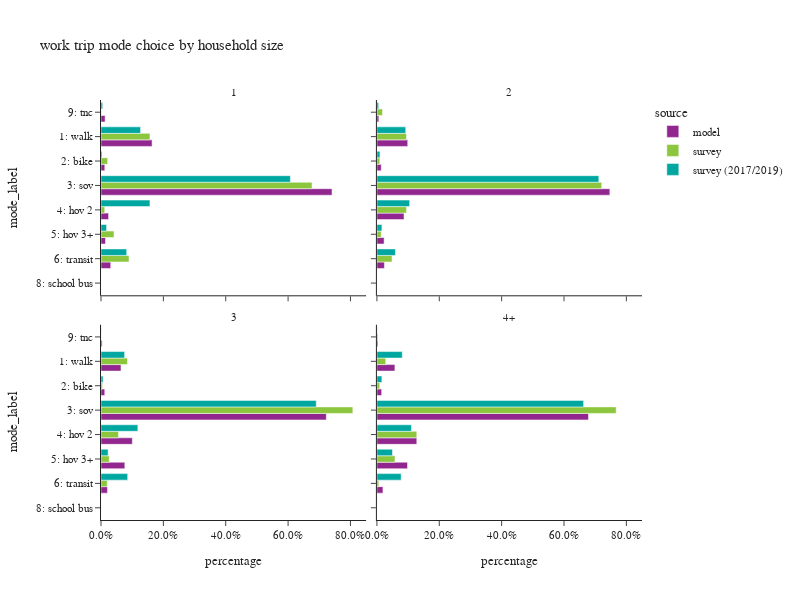

Notebook cell for this chart:
### Code cell
plot_mode_choice(wk_trip,"hhsize_4+",
                 {"hhsize_4+":["1","2","3","4+"],
                  "mode_label":["1: walk","2: bike","3: sov","4: hov 2","5: hov 3+","6: transit",
                                   "8: school bus","9: other–survey only"]},
                 "household size",2,600)

### Figure 1 — Plotly figure (JSON) as saved in the notebook; plotly's stock layout.template omitted (floating-point values rounded to 4 significant figures)
{"data": [{"alignmentgroup": "True", "customdata": [[43145], [3218], [195094], [6420], [3800], [8208], [3459]], "hovertemplate": "source=model<br>hhsize_4+=1<br>percentage=%{x}<br>mode_label=%{y}<br>sample count=%{customdata[0]}<extra></extra>", "legendgroup": "model", "marker": {"color": "#91268F", "pattern": {"shape": ""}}, "name": "model", "offsetgroup": "model", "orientation": "h", "showlegend": true, "textposition": "auto", "type": "bar", "x": [0.1638, 0.01222, 0.7408, 0.02438, 0.01443, 0.03117, 0.01313], "xaxis": "x3", "y": ["1: walk", "2: bike", "3: sov", "4: hov 2", "5: hov 3+", "6: transit", "9: tnc"], "yaxis": "y3"}, {"alignmentgroup": "True", "customdata": [[62865], [8829], [475127], [55292], [14711], [15277], [3944]], "hovertemplate": "source=model<br>hhsize_4+=2<br>percentage=%{x}<br>mode_label=%{y}<br>sample count=%{customdata[0]}<extra></extra>", "legendgroup": "model", "marker": {"color": "#91268F", "pattern": {"shape": ""}}, "name": "model", "offsetgroup": "model", "orientation": "h", "showlegend": false, "textposition": "auto", "type": "bar", "x": [0.09884, 0.01388, 0.747, 0.08693, 0.02313, 0.02402, 0.006201], "xaxis": "x4", "y": ["1: walk", "2: bike", "3: sov", "4: hov 2", "5: hov 3+", "6: transit", "9: tnc"], "yaxis": "y4"}, {"alignmentgroup": "True", "customdata": [[24970], [4688], [281477], [39169], [29778], [8057], [9], [1404]], "hovertemplate": "source=model<br>hhsize_4+=3<br>percentage=%{x}<br>mode_label=%{y}<br>sample count=%{customdata[0]}<extra></extra>", "legendgroup": "model", "marker": {"color": "#91268F", "pattern": {"shape": ""}}, "name": "model", "offsetgroup": "model", "orientation": "h", "showlegend": false, "textposition": "auto", "type": "bar", "x": [0.0641, 0.01203, 0.7226, 0.1005, 0.07644, 0.02068, 2.31e-05, 0.003604], "xaxis": "x", "y": ["1: walk", "2: bike", "3: sov", "4: hov 2", "5: hov 3+", "6: transit", "8: school bus", "9: tnc"], "yaxis": "y"}, {"alignmentgroup": "True", "customdata": [[43044], [11345], [506530], [95496], [73309], [14458], [21], [2393]], "hovertemplate": "source=model<br>hhsize_4+=4+<br>percentage=%{x}<br>mode_label=%{y}<br>sample count=%{customdata[0]}<extra></extra>", "legendgroup": "model", "marker": {"color": "#91268F", "pattern": {"shape": ""}}, "name": "model", "offsetgroup": "model", "orientation": "h", "showlegend": false, "textposition": "auto", "type": "bar", "x": [0.05765, 0.0152, 0.6785, 0.1279, 0.09819, 0.01937, 2.813e-05, 0.003205], "xaxis": "x2", "y": ["1: walk", "2: bike", "3: sov", "4: hov 2", "5: hov 3+", "6: transit", "8: school bus", "9: tnc"], "yaxis": "y2"}, {"alignmentgroup": "True", "customdata": [[159], [41], [422], [11], [19], [99], [4]], "hovertemplate": "source=survey<br>hhsize_4+=1<br>percentage=%{x}<br>mode_label=%{y}<br>sample count=%{customdata[0]}<extra></extra>", "legendgroup": "survey", "marker": {"color": "#8CC63E", "pattern": {"shape": ""}}, "name": "survey", "offsetgroup": "survey", "orientation": "h", "showlegend": true, "textposition": "auto", "type": "bar", "x": [0.157, 0.02136, 0.6768, 0.01199, 0.04173, 0.08976, 0.001389], "xaxis": "x3", "y": ["1: walk", "2: bike", "3: sov", "4: hov 2", "5: hov 3+", "6: transit", "9: tnc"], "yaxis": "y3"}, {"alignmentgroup": "True", "customdata": [[140], [57], [592], [83], [19], [109], [7]], "hovertemplate": "source=survey<br>hhsize_4+=2<br>percentage=%{x}<br>mode_label=%{y}<br>sample count=%{customdata[0]}<extra></extra>", "legendgroup": "survey", "marker": {"color": "#8CC63E", "pattern": {"shape": ""}}, "name": "survey", "offsetgroup": "survey", "orientation": "h", "showlegend": false, "textposition": "auto", "type": "bar", "x": [0.09465, 0.009325, 0.7209, 0.09508, 0.01362, 0.04852, 0.01791], "xaxis": "x4", "y": ["1: walk", "2: bike", "3: sov", "4: hov 2", "5: hov 3+", "6: transit", "9: tnc"], "yaxis": "y4"}, {"alignmentgroup": "True", "customdata": [[33], [11], [270], [12], [9], [24], [1]], "hovertemplate": "source=survey<br>hhsize_4+=3<br>percentage=%{x}<br>mode_label=%{y}<br>sample count=%{customdata[0]}<extra></extra>", "legendgroup": "survey", "marker": {"color": "#8CC63E", "pattern": {"shape": ""}}, "name": "survey", "offsetgroup": "survey", "orientation": "h", "showlegend": false, "textposition": "auto", "type": "bar", "x": [0.08493, 0.004723, 0.8076, 0.05596, 0.02637, 0.01997, 0.0004131], "xaxis": "x", "y": ["1: walk", "2: bike", "3: sov", "4: hov 2", "5: hov 3+", "6: transit", "9: tnc"], "yaxis": "y"}, {"alignmentgroup": "True", "customdata": [[17], [14], [313], [30], [13], [16], [2]], "hovertemplate": "source=survey<br>hhsize_4+=4+<br>percentage=%{x}<br>mode_label=%{y}<br>sample count=%{customdata[0]}<extra></extra>", "legendgroup": "survey", "marker": {"color": "#8CC63E", "pattern": {"shape": ""}}, "name": "survey", "offsetgroup": "survey", "orientation": "h", "showlegend": false, "textposition": "auto", "type": "bar", "x": [0.02836, 0.00901, 0.7673, 0.1279, 0.05795, 0.006057, 0.003398], "xaxis": "x2", "y": ["1: walk", "2: bike", "3: sov", "4: hov 2", "5: hov 3+", "6: transit", "9: tnc"], "yaxis": "y2"}, {"alignmentgroup": "True", "customdata": [[563], [63], [857], [96], [33], [455], [38]], "hovertemplate": "source=survey (2017/2019)<br>hhsize_4+=1<br>percentage=%{x}<br>mode_label=%{y}<br>sample count=%{customdata[0]}<extra></extra>", "legendgroup": "survey (2017/2019)", "marker": {"color": "#00A7A0", "pattern": {"shape": ""}}, "name": "survey (2017/2019)", "offsetgroup": "survey (2017/2019)", "orientation": "h", "showlegend": true, "textposition": "auto", "type": "bar", "x": [0.1269, 0.003245, 0.6073, 0.1569, 0.01794, 0.08242, 0.005293], "xaxis": "x3", "y": ["1: walk", "2: bike", "3: sov", "4: hov 2", "5: hov 3+", "6: transit", "9: tnc"], "yaxis": "y3"}, {"alignmentgroup": "True", "customdata": [[684], [112], [1594], [322], [69], [716], [8], [37]], "hovertemplate": "source=survey (2017/2019)<br>hhsize_4+=2<br>percentage=%{x}<br>mode_label=%{y}<br>sample count=%{customdata[0]}<extra></extra>", "legendgroup": "survey (2017/2019)", "marker": {"color": "#00A7A0", "pattern": {"shape": ""}}, "name": "survey (2017/2019)", "offsetgroup": "survey (2017/2019)", "orientation": "h", "showlegend": false, "textposition": "auto", "type": "bar", "x": [0.09244, 0.009748, 0.7117, 0.105, 0.01595, 0.05934, 0.0002581, 0.00554], "xaxis": "x4", "y": ["1: walk", "2: bike", "3: sov", "4: hov 2", "5: hov 3+", "6: transit", "8: school bus", "9: tnc"], "yaxis": "y4"}, {"alignmentgroup": "True", "customdata": [[141], [31], [537], [104], [39], [173], [3], [13]], "hovertemplate": "source=survey (2017/2019)<br>hhsize_4+=3<br>percentage=%{x}<br>mode_label=%{y}<br>sample count=%{customdata[0]}<extra></extra>", "legendgroup": "survey (2017/2019)", "marker": {"color": "#00A7A0", "pattern": {"shape": ""}}, "name": "survey (2017/2019)", "offsetgroup": "survey (2017/2019)", "orientation": "h", "showlegend": false, "textposition": "auto", "type": "bar", "x": [0.07582, 0.006578, 0.6904, 0.1182, 0.02276, 0.08555, 1.403e-05, 0.0007101], "xaxis": "x", "y": ["1: walk", "2: bike", "3: sov", "4: hov 2", "5: hov 3+", "6: transit", "8: school bus", "9: tnc"], "yaxis": "y"}, {"alignmentgroup": "True", "customdata": [[87], [33], [515], [73], [50], [130], [1], [3]], "hovertemplate": "source=survey (2017/2019)<br>hhsize_4+=4+<br>percentage=%{x}<br>mode_label=%{y}<br>sample count=%{customdata[0]}<extra></extra>", "legendgroup": "survey (2017/2019)", "marker": {"color": "#00A7A0", "pattern": {"shape": ""}}, "name": "survey (2017/2019)", "offsetgroup": "survey (2017/2019)", "orientation": "h", "showlegend": false, "textposition": "auto", "type": "bar", "x": [0.08136, 0.01593, 0.6629, 0.1107, 0.04988, 0.07776, 0.0005183, 0.0009589], "xaxis": "x2", "y": ["1: walk", "2: bike", "3: sov", "4: hov 2", "5: hov 3+", "6: transit", "8: school bus", "9: tnc"], "yaxis": "y2"}], "layout": {"annotations": [{"font": {}, "showarrow": false, "text": "3", "x": 0.245, "xanchor": "center", "xref": "paper", "y": 0.465, "yanchor": "bottom", "yref": "paper"}, {"font": {}, "showarrow": false, "text": "4+", "x": 0.755, "xanchor": "center", "xref": "paper", "y": 0.465, "yanchor": "bottom", "yref": "paper"}, {"font": {}, "showarrow": false, "text": "1", "x": 0.245, "xanchor": "center", "xref": "paper", "y": 1.0, "yanchor": "bottom", "yref": "paper"}, {"font": {}, "showarrow": false, "text": "2", "x": 0.755, "xanchor": "center", "xref": "paper", "y": 1.0, "yanchor": "bottom", "yref": "paper"}], "barmode": "group", "height": 600, "legend": {"title": {"text": "source"}, "tracegroupgap": 0}, "title": {"text": "work trip mode choice by household size"}, "width": 800, "xaxis": {"anchor": "y", "domain": [0.0, 0.49], "tickformat": ".1%", "title": {"text": "percentage"}}, "xaxis2": {"anchor": "y2", "domain": [0.51, 1.0], "matches": "x", "tickformat": ".1%", "title": {"text": "percentage"}}, "xaxis3": {"anchor": "y3", "domain": [0.0, 0.49], "matches": "x", "showticklabels": false, "tickformat": ".1%"}, "xaxis4": {"anchor": "y4", "domain": [0.51, 1.0], "matches": "x", "showticklabels": false, "tickformat": ".1%"}, "yaxis": {"anchor": "x", "categoryarray": ["9: other–survey only", "8: school bus", "6: transit", "5: hov 3+", "4: hov 2", "3: sov", "2: bike", "1: walk"], "categoryorder": "array", "domain": [0.0, 0.465], "title": {"text": "mode_label"}}, "yaxis2": {"anchor": "x2", "domain": [0.0, 0.465], "matches": "y", "showticklabels": false}, "yaxis3": {"anchor": "x3", "categoryarray": ["9: other–survey only", "8: school bus", "6: transit", "5: hov 3+", "4: hov 2", "3: sov", "2: bike", "1: walk"], "categoryorder": "array", "domain": [0.535, 1.0], "matches": "y", "title": {"text": "mode_label"}}, "yaxis4": {"anchor": "x4", "domain": [0.535, 1.0], "matches": "y", "showticklabels": false}}}
